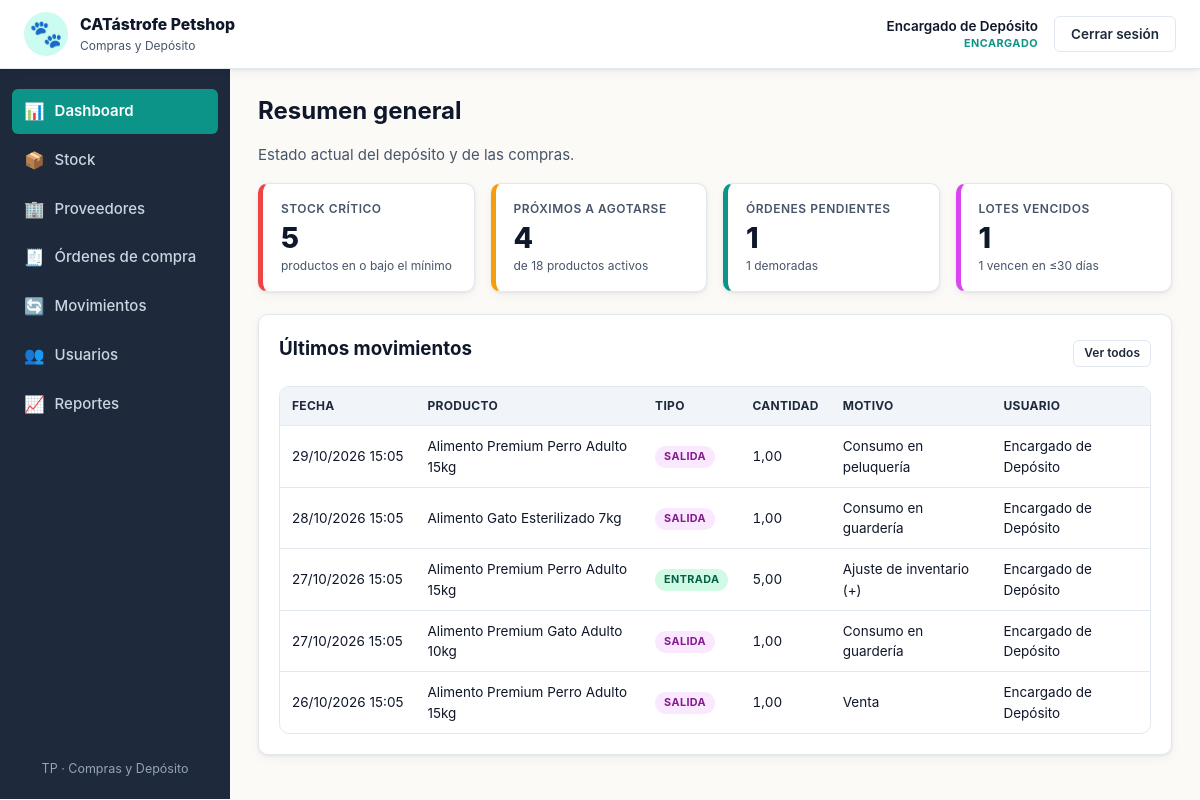
/views/dashboard.php (signed in), run on the app's committed database.
### tables this page shows
CREATE TABLE movimientos_deposito (
    id                 INT AUTO_INCREMENT PRIMARY KEY,
    producto_id        INT NOT NULL,
    usuario_id         INT NOT NULL,
    motivo_id          INT NOT NULL,
    orden_id           INT NULL,
    tipo               ENUM('entrada','salida') NOT NULL,
    cantidad           DECIMAL(10,2) NOT NULL,
    fecha_vencimiento  DATE NULL,
    fecha              DATETIME NOT NULL DEFAULT CURRENT_TIMESTAMP,
    CONSTRAINT fk_mov_prod  FOREIGN KEY (producto_id) REFERENCES productos(id)           ON DELETE RESTRICT,
    CONSTRAINT fk_mov_user  FOREIGN KEY (usuario_id)  REFERENCES usuarios(id)            ON DELETE RESTRICT,
    CONSTRAINT fk_mov_mot   FOREIGN KEY (motivo_id)   REFERENCES motivos_movimiento(id)  ON DELETE RESTRICT,
    CONSTRAINT fk_mov_orden FOREIGN KEY (orden_id)    REFERENCES ordenes_compra(id)      ON DELETE RESTRICT,
    CONSTRAINT chk_mov_cant CHECK (cantidad > 0)
);

CREATE TABLE productos (
    id              INT AUTO_INCREMENT PRIMARY KEY,
    categoria_id    INT NOT NULL,
    proveedor_id    INT NOT NULL,
    nombre          VARCHAR(120) NOT NULL,
    descripcion     TEXT,
    stock_actual    DECIMAL(10,2) NOT NULL DEFAULT 0,
    stock_minimo    DECIMAL(10,2) NOT NULL DEFAULT 0,
    stock_maximo    DECIMAL(10,2) NOT NULL DEFAULT 0,
    unidad_medida   VARCHAR(20) NOT NULL DEFAULT 'unidad',
    activo          TINYINT(1) NOT NULL DEFAULT 1,
    CONSTRAINT fk_prod_cat  FOREIGN KEY (categoria_id) REFERENCES categorias(id) ON DELETE RESTRICT,
    CONSTRAINT fk_prod_prov FOREIGN KEY (proveedor_id) REFERENCES proveedores(id) ON DELETE RESTRICT,
    CONSTRAINT chk_prod_stock_actual CHECK (stock_actual >= 0),
    CONSTRAINT chk_prod_stock_min    CHECK (stock_minimo >= 0),
    CONSTRAINT chk_prod_stock_max    CHECK (stock_maximo >= stock_minimo)
);

CREATE TABLE motivos_movimiento (
    id          INT AUTO_INCREMENT PRIMARY KEY,
    codigo      VARCHAR(40) NOT NULL UNIQUE,
    nombre      VARCHAR(120) NOT NULL,
    tipo        ENUM('entrada','salida') NOT NULL,
    es_sistema  TINYINT(1) NOT NULL DEFAULT 0
);

CREATE TABLE usuarios (
    id              INT AUTO_INCREMENT PRIMARY KEY,
    nombre          VARCHAR(100) NOT NULL,
    usuario         VARCHAR(50)  NOT NULL UNIQUE,
    password_hash   VARCHAR(255) NOT NULL,
    rol             ENUM('encargado','gerencia') NOT NULL DEFAULT 'encargado',
    activo          TINYINT(1) NOT NULL DEFAULT 1,
    fecha_creacion  DATETIME NOT NULL DEFAULT CURRENT_TIMESTAMP
);

### includes/funciones.php (called while the page is built, shortened)
<?php
function e($v): string
{
    return htmlspecialchars((string)$v, ENT_QUOTES, 'UTF-8');
}

### views/dashboard.php (the view, shortened to what this page needs)
<?php
require_once __DIR__ . '/../config/db.php';
require_once __DIR__ . '/../includes/funciones.php';
$criticos = (int)$pdo->query(
    "SELECT COUNT(*) FROM productos WHERE activo = 1 AND stock_actual <= stock_minimo"
)->fetchColumn();
$proximos = (int)$pdo->query(
    "SELECT COUNT(*) FROM productos WHERE activo = 1 AND stock_actual > stock_minimo
     AND stock_actual <= stock_minimo * 1.2"
)->fetchColumn();
$totalProductos = (int)$pdo->query("SELECT COUNT(*) FROM productos WHERE activo = 1")->fetchColumn();
$pendientes = (int)$pdo->query(
    "SELECT COUNT(*) FROM ordenes_compra WHERE estado = 'pendiente'"
)->fetchColumn();
$demoradas = (int)$pdo->query(
    "SELECT COUNT(*) FROM ordenes_compra
     WHERE estado = 'pendiente' AND fecha_prometida < CURDATE()"
)->fetchColumn();
$lotes = obtener_lotes_peps($pdo);
$vencidos = 0;
$porVencer30 = 0;
foreach ($lotes as $l) {
    if ($l['dias_restantes'] < 0) {
        $vencidos++;
    } elseif ($l['dias_restantes'] <= 30) {
        $porVencer30++;
    }
}
$ultimos = $pdo->query(
    "SELECT m.*, p.nombre AS producto, u.nombre AS usuario, mo.nombre AS motivo
     FROM movimientos_deposito m
     JOIN productos p ON p.id = m.producto_id
     JOIN usuarios u  ON u.id = m.usuario_id
     JOIN motivos_movimiento mo ON mo.id = m.motivo_id
     ORDER BY m.fecha DESC, m.id DESC
     LIMIT 5"
)->fetchAll();
require __DIR__ . '/../includes/header.php';
?>
<h1>Resumen general</h1>
<p class="muted mb-3">Estado actual del depósito y de las compras.</p>
<div class="kpi-grid">
    <div class="kpi kpi-danger">
        <div class="kpi-label">Stock crítico</div>
        <div class="kpi-value"><?= $criticos ?></div>
        <div class="kpi-foot">productos en o bajo el mínimo</div>
    </div>
    <div class="kpi kpi-warn">
        <div class="kpi-label">Próximos a agotarse</div>
        <div class="kpi-value"><?= $proximos ?></div>
        <div class="kpi-foot">de <?= $totalProductos ?> productos activos</div>
    </div>
    <div class="kpi">
        <div class="kpi-label">Órdenes pendientes</div>
        <div class="kpi-value"><?= $pendientes ?></div>
        <div class="kpi-foot"><?= $demoradas ?> demoradas</div>
    </div>
    <div class="kpi kpi-accent">
        <div class="kpi-label">Lotes vencidos</div>
        <div class="kpi-value"><?= $vencidos ?></div>
        <div class="kpi-foot"><?= $porVencer30 ?> vencen en ≤30 días</div>
    </div>
</div>
<div class="card">
    <div class="card-header">
        <h2>Últimos movimientos</h2>
        <a class="btn btn-ghost btn-sm" href="<?= BASE_URL ?>views/movimientos.php">Ver todos</a>
    </div>
    <div class="table-wrap">
        <table class="table">
            <thead>
                <tr>
                    <th>Fecha</th><th>Producto</th><th>Tipo</th>
                    <th class="num">Cantidad</th><th>Motivo</th><th>Usuario</th>
                </tr>
            </thead>
            <tbody>
            <?php if (!$ultimos): ?>
                <tr><td colspan="6" class="muted">Sin movimientos registrados.</td></tr>
            <?php else: foreach ($ultimos as $mv): ?>
                <tr>
                    <td class="nowrap"><?= e(date('d/m/Y H:i', strtotime($mv['fecha']))) ?></td>
                    <td><?= e($mv['producto']) ?></td>
                    <td><span class="badge badge-<?= e($mv['tipo']) ?>"><?= e($mv['tipo']) ?></span></td>
                    <td class="num"><?= e(number_format((float)$mv['cantidad'], 2, ',', '.')) ?></td>
                    <td><?= e($mv['motivo']) ?></td>
                    <td><?= e($mv['usuario']) ?></td>
                </tr>
            <?php endforeach; endif; ?>
            </tbody>
        </table>
    </div>
</div>
<?php require __DIR__ . '/../includes/footer.php'; ?>

### assets/css/style.css (style rules this page uses)
:root { --blanco-calido: #fbfaf7; --gris-suave: #f1f5f9; --gris-borde: #e2e8f0; --gris-texto: #475569; --turquesa-900: #0f766e; --turquesa-700: #0d9488; --turquesa-500: #14b8a6; --turquesa-100: #ccfbf1; --verde-700: #059669; --verde-500: #10b981; --verde-100: #d1fae5; --magenta-700: #a21caf; --magenta-500: #d946ef; --magenta-100: #fae8ff; --azul-900: #0f172a; --azul-800: #1e293b; --azul-700: #334155; --ambar-100: #fef3c7; --ambar-500: #f59e0b; --rojo-100: #fee2e2; --rojo-500: #ef4444; --radio: 10px; --radio-sm: 6px; --sombra: 0 1px 3px rgba(15,23,42,.08), 0 4px 12px rgba(15,23,42,.04); --sombra-lg: 0 8px 30px rgba(15,23,42,.12); --fuente: -apple-system, BlinkMacSystemFont, "Segoe UI", Roboto, "Helvetica Neue", Arial, sans-serif; }
* { box-sizing: border-box; }
html, body { margin: 0; padding: 0; font-family: var(--fuente); background: var(--blanco-calido); color: var(--azul-900); font-size: 15px; line-height: 1.5; }
a { color: var(--turquesa-700); text-decoration: none; }
h1, h2, h3 { margin: 0 0 .5em; color: var(--azul-900); font-weight: 700; }
h1 { font-size: 1.6rem; }
h2 { font-size: 1.25rem; }
.btn { display: inline-flex; align-items: center; justify-content: center; gap: 6px; padding: 9px 16px; border-radius: var(--radio-sm); border: 1px solid transparent; font-family: inherit; font-size: .9rem; font-weight: 600; cursor: pointer; transition: background .15s, color .15s, border-color .15s, transform .05s; text-decoration: none; line-height: 1.2; }
.btn-ghost { background: transparent; border-color: var(--gris-borde); color: var(--azul-800); }
.btn-sm { padding: 5px 10px; font-size: .8rem; }
.card { background: #fff; border-radius: var(--radio); border: 1px solid var(--gris-borde); box-shadow: var(--sombra); padding: 20px; margin-bottom: 20px; }
.card-header { display: flex; justify-content: space-between; align-items: center; margin-bottom: 14px; }
.kpi-grid { display: grid; grid-template-columns: repeat(auto-fit, minmax(200px, 1fr)); gap: 16px; margin-bottom: 22px; }
.kpi { background: #fff; border-radius: var(--radio); padding: 16px 18px; border: 1px solid var(--gris-borde); box-shadow: var(--sombra); border-left: 5px solid var(--turquesa-700); }
.kpi.kpi-danger { border-left-color: var(--rojo-500); }
.kpi.kpi-warn { border-left-color: var(--ambar-500); }
.kpi.kpi-accent { border-left-color: var(--magenta-500); }
.kpi-label { font-size: .8rem; color: var(--gris-texto); text-transform: uppercase; letter-spacing: .5px; font-weight: 600; }
.kpi-value { font-size: 1.9rem; font-weight: 800; color: var(--azul-900); line-height: 1.1; margin-top: 4px; }
.kpi-foot { font-size: .8rem; color: var(--gris-texto); margin-top: 4px; }
.table-wrap { overflow-x: auto; border-radius: var(--radio); border: 1px solid var(--gris-borde); background: #fff; }
table.table { width: 100%; border-collapse: collapse; font-size: .9rem; }
table.table th, table.table td { padding: 10px 12px; text-align: left; border-bottom: 1px solid var(--gris-borde); vertical-align: middle; }
table.table th { background: var(--gris-suave); font-weight: 700; color: var(--azul-800); font-size: .8rem; text-transform: uppercase; letter-spacing: .3px; }
table.table tbody tr:last-child td { border-bottom: none; }
.num { text-align: right; font-variant-numeric: tabular-nums; }
.badge { display: inline-block; padding: 3px 9px; border-radius: 999px; font-size: .72rem; font-weight: 700; text-transform: uppercase; letter-spacing: .4px; }
.badge-entrada { background: var(--verde-100); color: #065f46; }
.badge-salida { background: var(--magenta-100);color: #86198f; }
.muted { color: var(--gris-texto); }
.mb-3 { margin-bottom: 16px; }
.nowrap { white-space: nowrap; }

### data on the page
movimientos_deposito: fecha "29/10/2026 15:05", producto.nombre "Alimento Premium Perro Adulto 15kg", tipo "SALIDA", cantidad "1,00", motivo.nombre "Consumo en peluquería", usuario.nombre "Encargado de Depósito"
movimientos_deposito: fecha "28/10/2026 15:05", producto.nombre "Alimento Gato Esterilizado 7kg", tipo "SALIDA", cantidad "1,00", motivo.nombre "Consumo en guardería", usuario.nombre "Encargado de Depósito"
movimientos_deposito: fecha "27/10/2026 15:05", producto.nombre "Alimento Premium Perro Adulto 15kg", tipo "ENTRADA", cantidad "5,00", motivo.nombre "Ajuste de inventario (+)", usuario.nombre "Encargado de Depósito"
movimientos_deposito: fecha "27/10/2026 15:05", producto.nombre "Alimento Premium Gato Adulto 10kg", tipo "SALIDA", cantidad "1,00", motivo.nombre "Consumo en guardería", usuario.nombre "Encargado de Depósito"
movimientos_deposito: fecha "26/10/2026 15:05", producto.nombre "Alimento Premium Perro Adulto 15kg", tipo "SALIDA", cantidad "1,00", motivo.nombre "Venta", usuario.nombre "Encargado de Depósito"

### other printed values
$_SESSION['nombre'] "Encargado de Depósito"
$_SESSION['rol'] "ENCARGADO"
$item['icon'] "📊"
$item['label'] "Dashboard"
$item['icon'] "📦"
$item['label'] "Stock"
$item['icon'] "🏢"
$item['label'] "Proveedores"
$item['icon'] "🧾"
$item['label'] "Órdenes de compra"
$item['icon'] "🔄"
$item['label'] "Movimientos"
$item['icon'] "👥"
$item['label'] "Usuarios"
$item['icon'] "📈"
